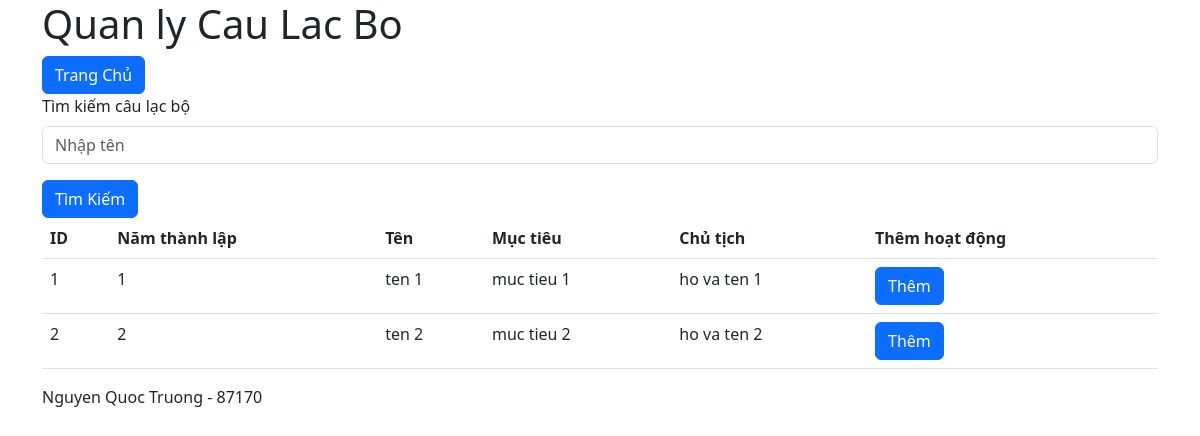
Page /dsclb.php (signed in) on the committed database.
### tables this page shows
CREATE TABLE `caulacbo` (
  `id` int(11) NOT NULL,
  `namthanhlap` int(11) NOT NULL,
  `ten` varchar(255) NOT NULL,
  `muctieu` text NOT NULL,
  `chutich_id` varchar(255) NOT NULL
);

CREATE TABLE `sinhvien` (
  `id` varchar(32) NOT NULL,
  `trangthai` int(11) NOT NULL,
  `hovaten` varchar(255) NOT NULL,
  `ngaysinh` datetime NOT NULL,
  `mota` text NOT NULL
);

### dsclb.php (the view, shortened to what this page needs)
<?php
require_once 'header.php';
require_once 'connect.php';
if (isset( $_GET['ten'])) {
    $ten = $_GET['ten'];
    $sql = "SELECT caulacbo.*, sinhvien.hovaten FROM caulacbo INNER JOIN sinhvien ON caulacbo.chutich_id = sinhvien.id WHERE ten LIKE '%$ten%'";
    $stmt = $pdo->query($sql);
    $items = $stmt->fetchAll(PDO::FETCH_ASSOC);
} else {
    $sql = "SELECT caulacbo.*, sinhvien.hovaten FROM caulacbo INNER JOIN sinhvien ON caulacbo.chutich_id = sinhvien.id";
    $stmt = $pdo->query($sql);
    $items = $stmt->fetchAll(PDO::FETCH_ASSOC);
}
?>
<div class="nav">
    <a href="index.php"
       class="btn btn-primary me-3">Trang Chủ</a>
</div>
<form>
    <label class="form-label">Tìm kiếm câu lạc bộ</label>
    <input type="text" class="form-control" name="ten" placeholder="Nhập tên">
    <input type="submit" value="Tìm Kiếm" class="btn btn-primary mt-3">
</form>
<table class="table">
    <thead>
        <tr>
            <th>ID</th>
            <th>Năm thành lập</th>
            <th>Tên</th>
            <th>Mục tiêu</th>
            <th>Chủ tịch</th>
            <th>Thêm hoạt động</th>
        </tr>
    </thead>
    <tbody>
        <?php
        foreach ($items as $item) {
            ?>
            <tr>
                <td><?php echo $item['id'] ?></td>
                <td><?php echo $item['namthanhlap'] ?></td>
                <td><?php echo $item['ten'] ?></td>
                <td><?php echo $item['muctieu'] ?></td>
                <td><?php echo $item['hovaten'] ?></td>
                <td>
                <a href="themhoatdong.php?id=<?php echo $item['id'] ?>" class="btn btn-primary">Thêm</a>
                </td>
            </tr>
            <?php
        }
        ?>
    </tbody>
</table>
<?php require_once 'footer.php' ?>

### rows in the picture
caulacbo: id "1", namthanhlap "1", ten "ten 1", muctieu "muc tieu 1", chutich.hovaten "ho va ten 1"
caulacbo: id "2", namthanhlap "2", ten "ten 2", muctieu "muc tieu 2", chutich.hovaten "ho va ten 2"
